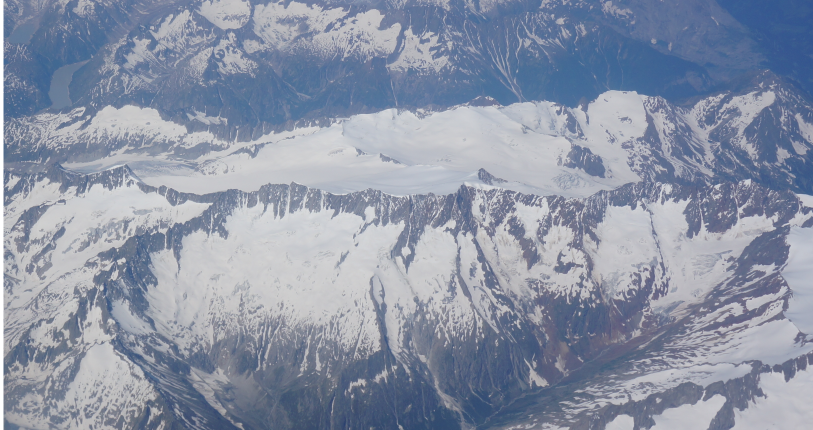
#> input picture frame0_test.png, 1626 x 860 px, given in place of VID_20171120_134746.mp4, which was not available (shown at 1/2 size)
$ python tracking_video.py
#> lines starting #> are read from the running program, lines starting #| are printed output that depends on the picture; pictures that were not available may be replaced by others from this repository, and a replacement may not be noted
import numpy as np
import cv2
import os
import time
from imutils.video import FPS
import math
import random


# [21 lines left out: functions get_speed, get_rotation, not called in this run]


def draw_tracks(canvas, points1, points2):
    for i, (new, old) in enumerate(zip(points1, points2)):
        a, b = new.ravel()
        c, d = old.ravel()
        canvas = cv2.line(canvas, (a, b), (c, d), (0, 255, 0), 1)
    return canvas


def get_mean_distance_2d(features1, features2):
    num_features = min((len(features1), len(features2)))
    features1 = np.reshape(features1, (num_features, 2))
    features2 = np.reshape(features2, (num_features, 2))

    features = zip(features1, features2)
    n = 0
    dist = 0
    for f1, f2 in features:
        dx = f1[0]-f2[0]
        dy = f1[1]-f2[1]
        d = math.sqrt(dx**2+dy**2)
        dist += d
        n += 1

    if n == 0:
        return 0

    dist /= n
    return dist


# [43 lines left out: functions update_motion, draw_path, not called in this run]


min_features = 300
max_dist = 25

fps = FPS().start()

# image dimensions
h = 1080//2
w = 1920//2

canvas = np.zeros((h, w, 3), dtype=np.uint8)

# calibrated camera parameters
cam_mat = np.array([[949.38174439, 0., 479.90568209],
                    [0., 953.41397342, 261.82744181],
                    [0., 0., 1.]], dtype=np.float32)
dist_coeff = np.array((2.78460254e-01, -2.47492728e+00, -4.05126422e-04, 3.71587977e-03, 6.17755379e+00),
                      dtype=np.float32)

# Parameters for lucas kanade optical flow
lk_params = dict(winSize=(15, 15),
                 maxLevel=2,
                 criteria=(cv2.TERM_CRITERIA_EPS | cv2.TERM_CRITERIA_COUNT, 10, 0.03))

# params for ShiTomasi corner detection
feature_params = dict(maxCorners=8000,
                      qualityLevel=0.01,
                      minDistance=5,
                      blockSize=3,
                      useHarrisDetector=False,
                      k=0.04)

Rpos = np.eye(3, 3, dtype=np.float32)
Tpos = np.zeros((3, 1), dtype=np.float32)

cap = cv2.VideoCapture('VID_20171120_134746.mp4')
prev_frame = None
prev_gray = None

keypoint_dist = 0

old_points = []
new_points = []

keypoints = []

path = []

while cap.isOpened():
    ret, frame = cap.read()
#> frame is the input picture: shape (860, 1626, 3); mean B, G, R 165.9, 147.5, 139
    if not ret:
        break

    if prev_frame is None:
        prev_frame = cv2.resize(frame, dsize=(w, h))
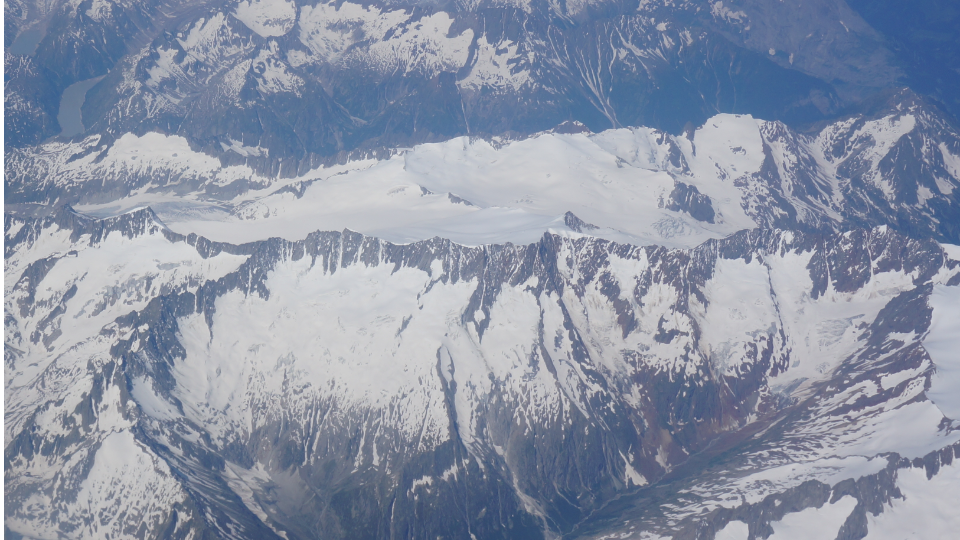
#> prev_frame: shape (540, 960, 3); mean B, G, R 165.8, 147.4, 138.8
        prev_gray = cv2.cvtColor(prev_frame, cv2.COLOR_BGR2GRAY)
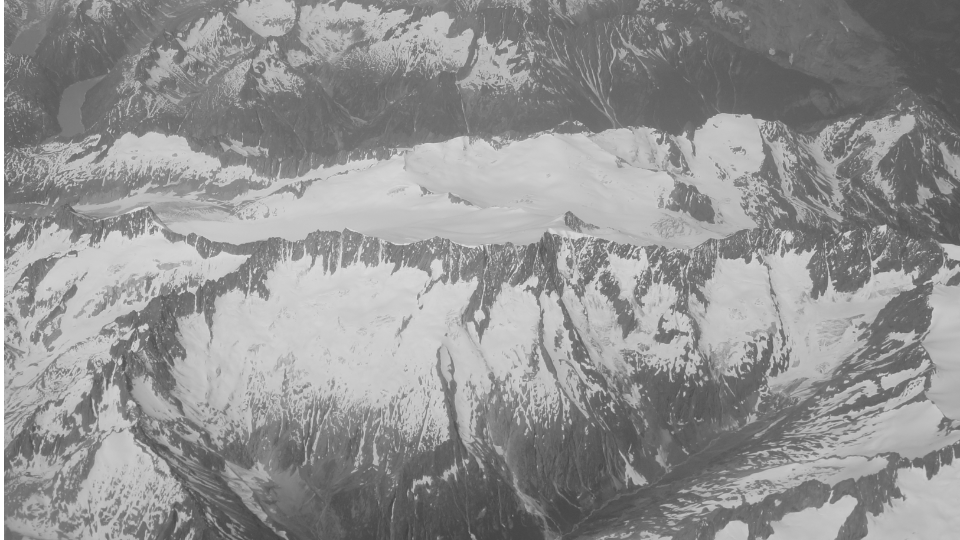
#> prev_gray: shape (540, 960); min 65, max 255, mean 146.9
        continue

    frame = cv2.resize(frame, dsize=(w, h))
    gray = cv2.cvtColor(frame, cv2.COLOR_BGR2GRAY)

    if keypoint_dist > max_dist:
        # update motion
        if len(keypoints) > 7 and len(new_points) > 7:
            old_pos = np.copy(Tpos) # copy old position for drawing of path
            Rpos, Tpos = update_motion(new_points, keypoints, Rpos, Tpos, scale=keypoint_dist)

            #draw path
            path.append(Tpos)
            canvas = draw_path(canvas, path, Rpos)

        # select new keypoints
        keypoint_dist = 0
        old_points = cv2.goodFeaturesToTrack(prev_gray, mask=None, **feature_params)
        keypoints = np.copy(old_points)
    elif len(new_points) < min_features:
        # update motion
        if len(keypoints) > 7 and len(new_points) > 7:
            old_pos = np.copy(Tpos)  # copy old position for drawing of path
            Rpos, Tpos = update_motion(new_points, keypoints, Rpos, Tpos, scale=keypoint_dist)

            # draw path
            path.append(Tpos)
            canvas = draw_path(canvas, path, Rpos)

        # select new keypoints
        keypoint_dist = 0
        old_points = cv2.goodFeaturesToTrack(prev_gray, mask=None, **feature_params)
        keypoints = np.copy(old_points)
    else:
        # check number of features in each quadrant to ensure a good distribution of features across entire image
        nw = 0
        ne = 0
        sw = 0
        se = 0
        for x, y in new_points:
            if x > w//2:
                if y > h//2:
                    se += 1
                else:
                    ne += 1
            else:
                if y > h//2:
                    sw += 1
                else:
                    nw += 1

        num_features = min((nw, ne, sw, se))
        if num_features < min_features//4:
            # update motion
            if len(keypoints) > 7 and len(new_points) > 7:
                old_pos = np.copy(Tpos)  # copy old position for drawing of path
                Rpos, Tpos = update_motion(new_points, keypoints, Rpos, Tpos, scale=keypoint_dist)

                # draw path
                path.append(Tpos)
                canvas = draw_path(canvas, path, Rpos)

            # select new keypoints
            keypoint_dist = 0
            old_points = cv2.goodFeaturesToTrack(prev_gray, mask=None, **feature_params)
            keypoints = np.copy(old_points)
        else:
            dim = np.shape(new_points)
            old_points = np.reshape(new_points, (-1, 1, 2))

    new_points, status, error = cv2.calcOpticalFlowPyrLK(prev_gray, gray, old_points, None, **lk_params)
    keypoints = np.reshape(keypoints, (-1, 1, 2)) # TODO find out why this is necessary?!
    old_points = old_points[status == 1]
    new_points = new_points[status == 1]
    keypoints = keypoints[status == 1]

    keypoint_dist += get_mean_distance_2d(old_points, new_points)

    frame = draw_tracks(frame, keypoints, new_points)
    cv2.line(frame, (0, h // 2), (w, h // 2), (255, 0, 0), 1)
    cv2.line(frame, (w // 2, 0), (w // 2, h), (255, 0, 0), 1)
    cv2.imshow("Frame", frame)
    cv2.imshow("Path", canvas)

    prev_gray = gray.copy()
    key = cv2.waitKey(1) & 0xFF

    if key == ord("a"):
        print("Finding new features..")
        points1 = cv2.goodFeaturesToTrack(gray, mask=None, **feature_params)

    if key == ord("r"):
        print("Resetting path...")
        Rpos = np.eye(3, 3, dtype=np.float32)
        Tpos = np.zeros((3, 1), dtype=np.float32)
        path = np.zeros((h, w, 3), dtype=np.uint8)

    if key == ord("q"):
        break

    # update the FPS counter
    fps.update()

# stop the timer and display FPS information
fps.stop()
print("[INFO] elapsed time: {:.2f}".format(fps.elapsed()))
print("[INFO] approx. FPS: {:.2f}".format(fps.fps()))
# do a bit of cleanup
cv2.destroyAllWindows()
cap.release()

$ run again, on frame2.png
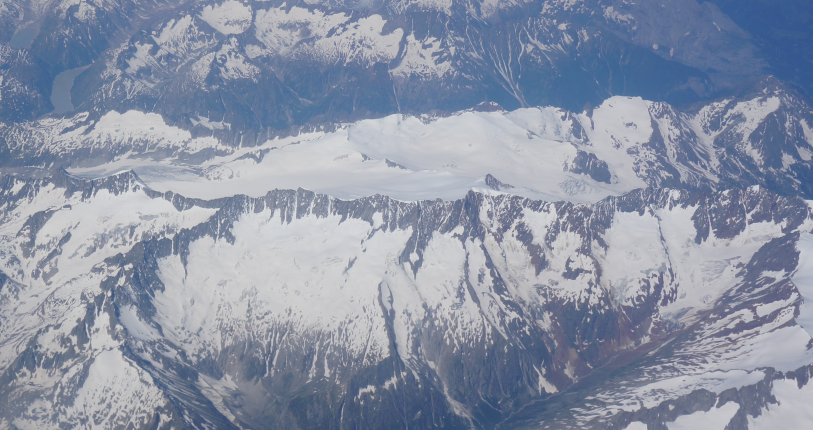
#> input picture frame2.png, 1626 x 860 px, given in place of VID_20171120_134746.mp4, which was not available (shown at 1/2 size)
#> frame is the input picture: shape (860, 1626, 3); mean B, G, R 165.8, 147.2, 138.6
#> `prev_frame = cv2.resize(frame, dsize=(w, h))`:
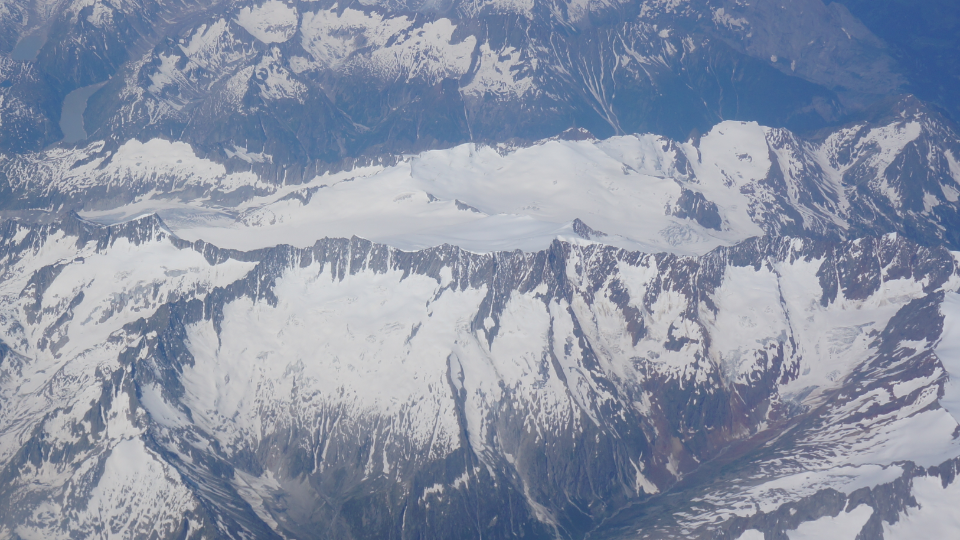
#> prev_frame: shape (540, 960, 3); mean B, G, R 165.7, 147.1, 138.5
#> `prev_gray = cv2.cvtColor(prev_frame, cv2.COLOR_BGR2GRAY)`:
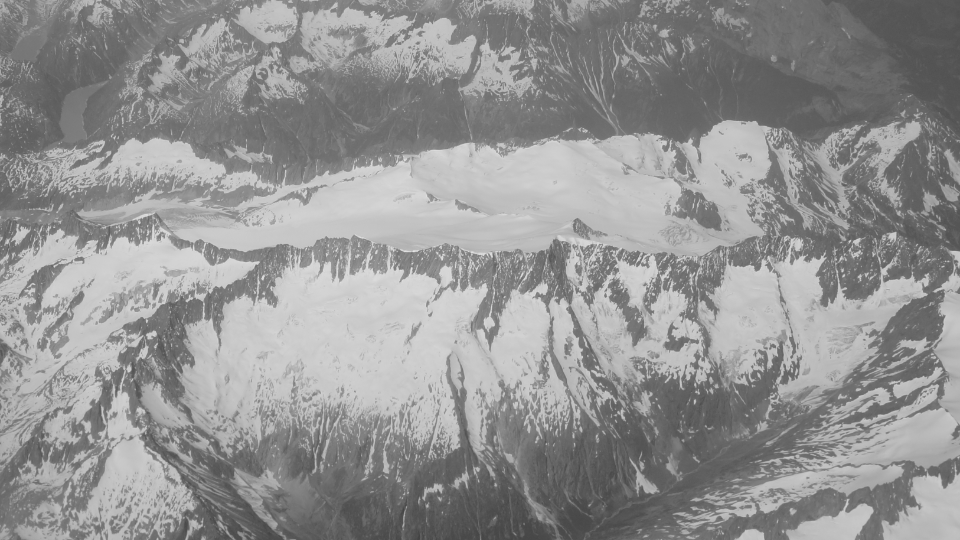
#> prev_gray: shape (540, 960); min 67, max 230, mean 146.7
